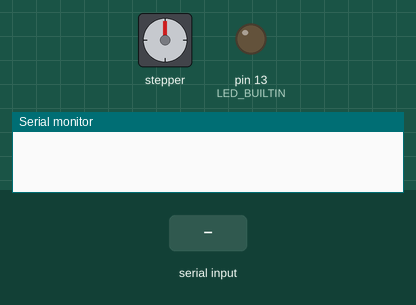
This sketch was run on a simulated Arduino Uno, built with avr-gcc and run on an emulated ATmega328P. Shown: stepper motor, output pins drawn as LEDs (lit = HIGH), the last lines printed to the serial monitor. The inputs (shaded band) are chosen by the test bench. Stepper angles assume 200 steps per turn.

Above: at 1.2 s.
1.3 s: "u" received over Serial
At 1.45 s:
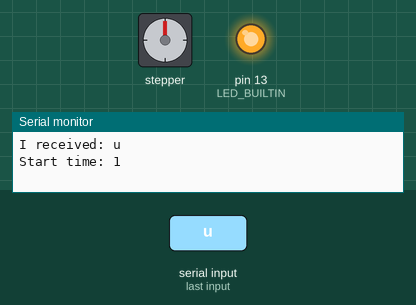
4.3 s: "d" received over Serial
At 4.47 s:
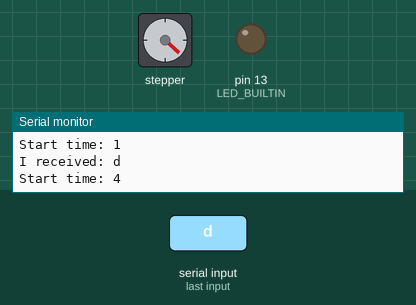
7.3 s: "U" received over Serial
At 7.47 s:
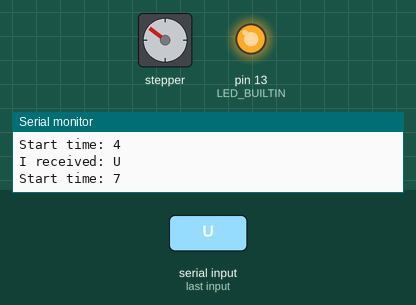
10.3 s: "D" received over Serial
At 10.5 s:
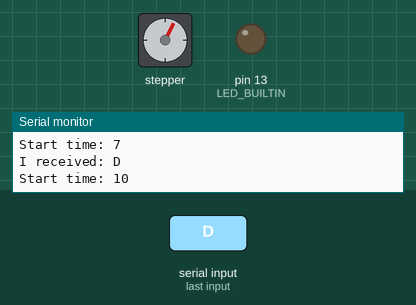
13.3 s: "t" received over Serial
At 13.5 s:
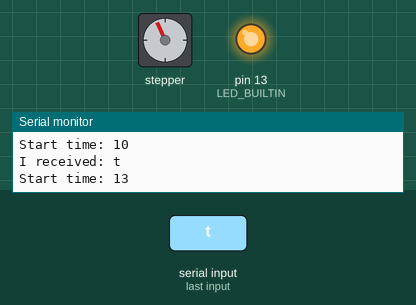
16.3 s: "d" received over Serial
At 16.81 s:
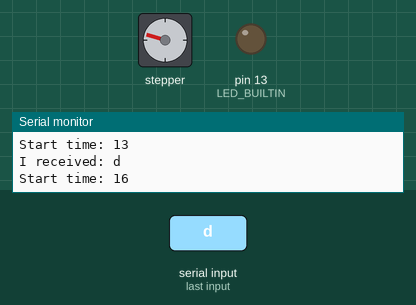
Timing chart, 0 to 28.7 s (numbered marks = the images above; inputs shaded):
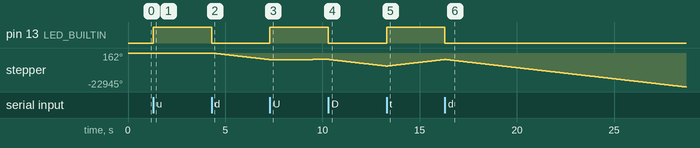

The sketch:

dipcoater_1_1.ino
```cpp
#include <AccelStepper.h>


AccelStepper stepper(AccelStepper::DRIVER,7,6);// Using Extranla Driver Set to AccelStepper::DRIVER (2 pins) on 7,6


const int upSpeed = 30; // um/s
const int downSpeed = 1000; // um/s (unsigned)
const int upupSpeed = 1000;
const unsigned long runtime = 1400; // s

char incomingByte;   // for incoming serial data
unsigned long myTime; // for tracking current time
boolean isRun = false; // check if is running


void setup() {
  //Stepper motor setup
   stepper.setMaxSpeed(4000);
   stepper.setSpeed(0);

  // put your setup code here, to run once:
  Serial.begin(9600);     // opens serial port, sets data rate to 9600 bps
  pinMode(LED_BUILTIN,OUTPUT);
  digitalWrite(LED_BUILTIN, LOW);

  //test something

}

void loop() {
  // put your main code here, to run repeatedly:
          // send data only when you receive data:
        if (Serial.available() > 0) {
                // read the incoming byte:
                incomingByte = Serial.read();

                // say what you got:
                Serial.print("I received: ");
                Serial.println(incomingByte);


                if (incomingByte == 'u' || incomingByte == 'U'){
                    digitalWrite(LED_BUILTIN, HIGH);
                    stepper.setSpeed(upSpeed);
                    myTime = millis();
                    isRun = true;
                    Serial.print("Start time: ");
                    Serial.println(myTime/1000);

                }

                else if (incomingByte == 'd' || incomingByte == 'D'){
                    digitalWrite(LED_BUILTIN, LOW);
                    stepper.setSpeed(-downSpeed);
                    myTime = millis();
                    isRun = true;
                    Serial.print("Start time: ");
                    Serial.println(myTime/1000);
                }

                else if (incomingByte == 's' || incomingByte == 'S'){
                    digitalWrite(LED_BUILTIN, LOW);
                    stepper.setSpeed(0);
                    isRun = false;
                }

                else if (incomingByte == 't' || incomingByte == 'T'){
                    digitalWrite(LED_BUILTIN, HIGH);
                    stepper.setSpeed(upupSpeed);
                    myTime = millis();
                    isRun = true;
                    Serial.print("Start time: ");
                    Serial.println(myTime/1000);
                }


                else{
                    digitalWrite(LED_BUILTIN, LOW);
                    stepper.setSpeed(0);
                    isRun = false;
                }


        }


        if ((millis() - myTime > runtime*1000) && (isRun == true)) {
            stepper.setSpeed(0);
            myTime = millis();
            isRun = false;

            Serial.print("run_finish, time is:");
            Serial.println(myTime/1000);

            digitalWrite(LED_BUILTIN, LOW);
        }
        stepper.runSpeed();
}
```

Measured:
- after the input at 1.3 s, pin 13 (LED_BUILTIN): LOW → HIGH at once; stepper: keeps turning clockwise at about 54°/s, starting at once
- after the input at 4.3 s, pin 13 (LED_BUILTIN): HIGH → LOW at once
- after the input at 7.3 s, pin 13 (LED_BUILTIN): LOW → HIGH at once
- after the input at 10.3 s, pin 13 (LED_BUILTIN): HIGH → LOW at once
- after the input at 13.3 s, pin 13 (LED_BUILTIN): LOW → HIGH at once
- after the input at 16.3 s, pin 13 (LED_BUILTIN): HIGH → LOW at once
